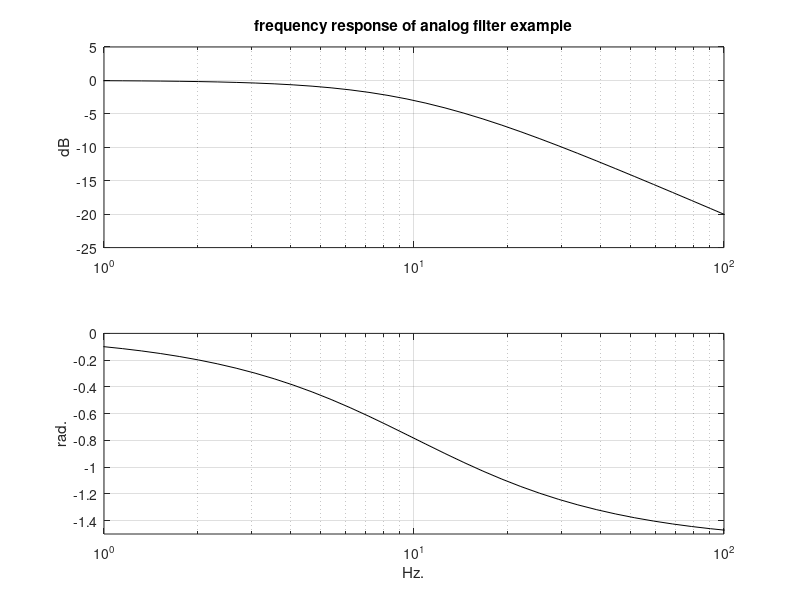

Write MATLAB code to recreate this figure.
% Frequency response of analog filter example
%Analog filter (wc= 63rad/s = 10Hz.):
num=[63]; % transfer function numerator;
den=[1 63]; %transfer function denominator
w=logspace(0,3); %logaritmic set of frequency values in rad/s.
G=freqs(num,den,w); %computes frequency response
AG=20*log10(abs(G)); %take decibels
FI=angle(G); %take phases (rad)
f=w/(2*pi); %frequencies in Hz.
subplot(2,1,1); semilogx(f,AG,'k'); %plots decibels
grid; axis([1 100 -25 5]);
ylabel('dB'); title('frequency response of analog filter example')
subplot(2,1,2); semilogx(f,FI,'k'); %plots phases
grid;axis([1 100 -1.5 0]);
ylabel('rad.'); xlabel('Hz.')
